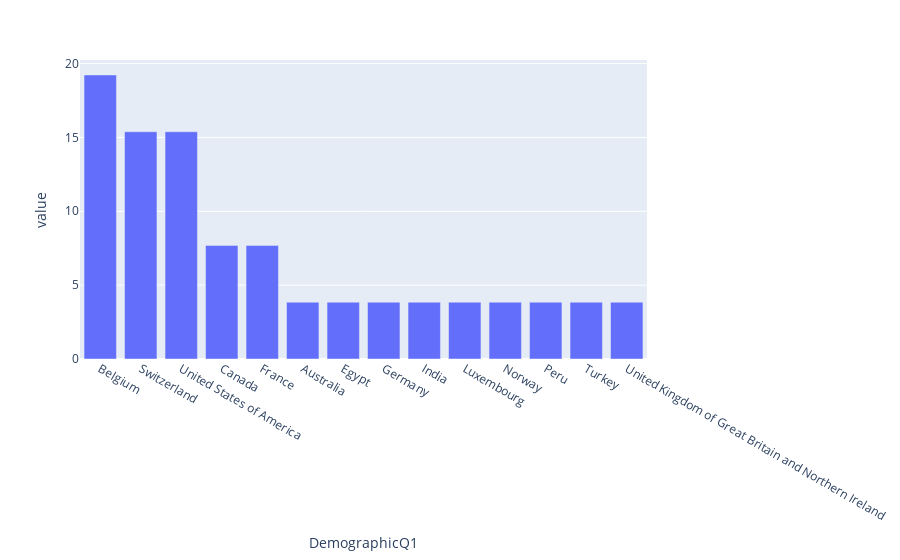

The notebook cell this image was saved under:
### Markdown cell above
# Demographics

### Code cell
print('Sample size = ' + str(df.groupby('DemographicQ1').size().sum()))
print(f'Different countries = {str(len(df["DemographicQ1"].drop_duplicates().values))}')
fig = px.bar(((df.groupby('DemographicQ1').size() / df.groupby('DemographicQ1').size().sum()) * 100).sort_values(ascending=False))
fig.update_layout(showlegend=False)

### Figure 1 — Plotly figure (JSON) as saved in the notebook; plotly's stock layout.template omitted (floating-point values rounded to 4 significant figures)
{"data": [{"alignmentgroup": "True", "hovertemplate": "variable=0<br>DemographicQ1=%{x}<br>value=%{y}<extra></extra>", "legendgroup": "0", "marker": {"color": "#636efa", "pattern": {"shape": ""}}, "name": "0", "offsetgroup": "0", "orientation": "v", "showlegend": true, "textposition": "auto", "type": "bar", "x": ["Belgium", "Switzerland", "United States of America", "Canada", "France", "Australia", "Egypt", "Germany", "India", "Luxembourg", "Norway", "Peru", "Turkey", "United Kingdom of Great Britain and Northern Ireland"], "xaxis": "x", "y": [19.23, 15.38, 15.38, 7.692, 7.692, 3.846, 3.846, 3.846, 3.846, 3.846, 3.846, 3.846, 3.846, 3.846], "yaxis": "y"}], "layout": {"barmode": "relative", "legend": {"title": {"text": "variable"}, "tracegroupgap": 0}, "margin": {"t": 60}, "showlegend": false, "xaxis": {"anchor": "y", "domain": [0, 1], "title": {"text": "DemographicQ1"}}, "yaxis": {"anchor": "x", "domain": [0, 1], "title": {"text": "value"}}}}
